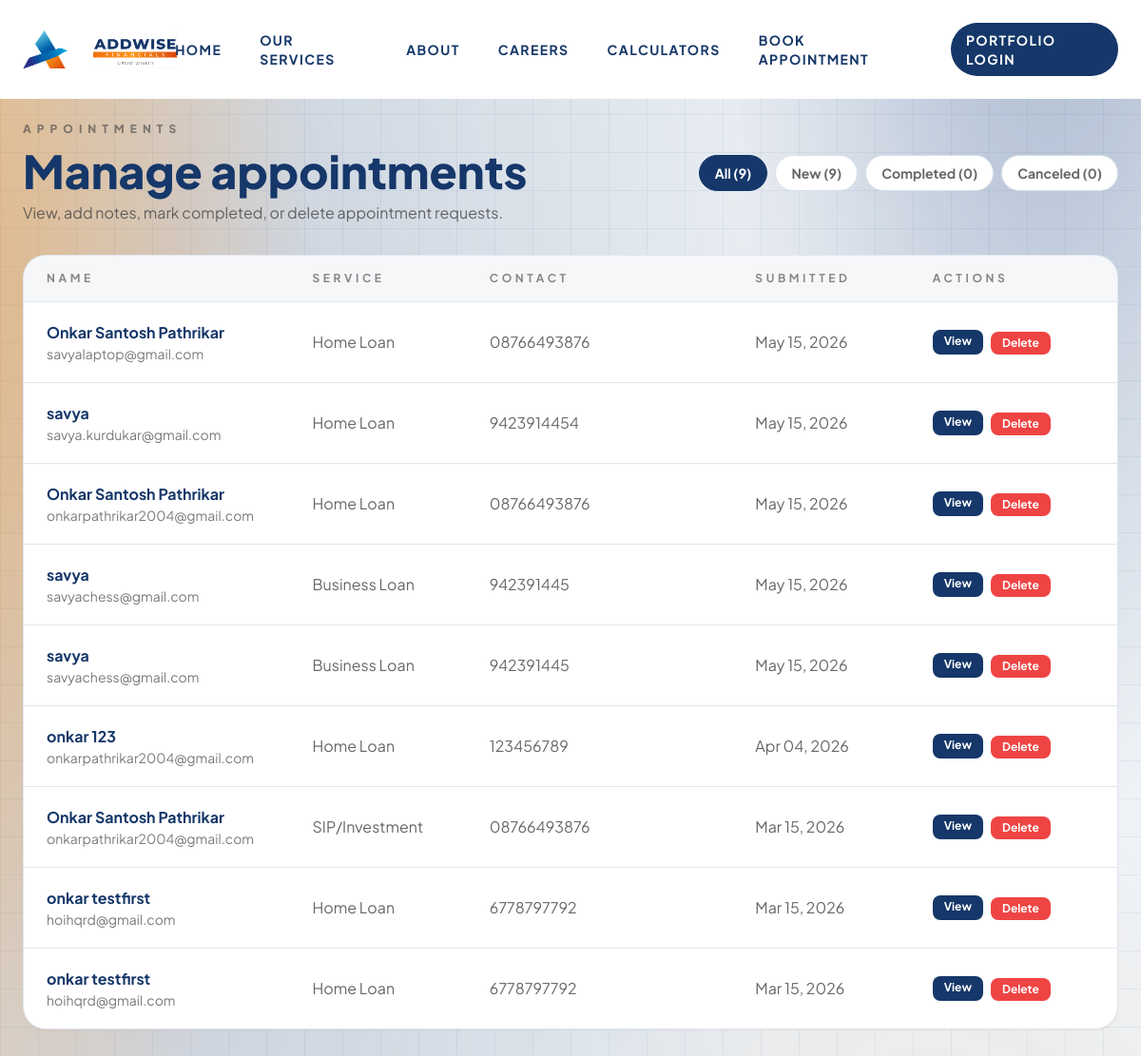
The page /appointments/ (signed in) on the database its author committed.
### leads/models.py (models this page shows, shortened)
class Appointment(models.Model):
    SERVICE_CHOICES = [
        ('HOME', 'Home Loan'),
        ('BIZ', 'Business Loan'),
        ('SIP', 'SIP/Investment'),
        ('LAP', 'Loan Against Property'),
    ]
    full_name = models.CharField(max_length=100)
    email = models.EmailField()
    phone = models.CharField(max_length=15)
    service = models.CharField(max_length=10, choices=SERVICE_CHOICES)
    message = models.TextField(blank=True)
    STATUS_NEW = 'NEW'
    STATUS_COMPLETED = 'COMPLETED'
    STATUS_CANCELED = 'CANCELED'
    STATUS_CHOICES = [
        (STATUS_NEW, 'New'),
        (STATUS_COMPLETED, 'Completed'),
        (STATUS_CANCELED, 'Canceled'),
    ]
    status = models.CharField(max_length=12, choices=STATUS_CHOICES, default=STATUS_NEW)
    note = models.TextField(blank=True)
    reviewed_at = models.DateTimeField(blank=True, null=True)
    created_at = models.DateTimeField(auto_now_add=True) # Kab book kiya

### leads/views.py (the view)
# urls.py: path('appointments/', views.appointments_list, name='appointments_list'),
@login_required(login_url='applications_login')
def appointments_list(request):
    status = request.GET.get('status', 'all')
    appointments = Appointment.objects.all().order_by('-created_at')
    if status != 'all':
        appointments = appointments.filter(status=status)
    status_counts = {
        'all': Appointment.objects.count(),
        Appointment.STATUS_NEW: Appointment.objects.filter(status=Appointment.STATUS_NEW).count(),
        Appointment.STATUS_COMPLETED: Appointment.objects.filter(status=Appointment.STATUS_COMPLETED).count(),
        Appointment.STATUS_CANCELED: Appointment.objects.filter(status=Appointment.STATUS_CANCELED).count(),
    }
    return render(request, 'leads/appointments_list.html', {'appointments': appointments, 'status': status, 'status_counts': status_counts})

### templates/leads/appointments_list.html
{% extends 'base.html' %}
{% block content %}
<section class="pt-32 pb-20 bg-slate-50 min-h-screen">
    <div class="max-w-7xl mx-auto px-6">
        <div class="flex items-center justify-between gap-6">
            <div>
                <p class="text-xs font-black uppercase tracking-[0.5em] text-slate-400">Appointments</p>
                <h1 class="text-3xl md:text-5xl font-black text-slate-900 mt-3">Manage appointments</h1>
                <p class="text-slate-600 mt-2">View, add notes, mark completed, or delete appointment requests.</p>
            </div>
            <div class="flex gap-2">
                <a href="?status=all" class="px-4 py-2 rounded-full text-sm font-bold border {% if status == 'all' %}bg-brand-navy text-white border-brand-navy{% else %}bg-white border-slate-200 text-slate-600{% endif %}">All ({{ status_counts.all }})</a>
                <a href="?status=NEW" class="px-4 py-2 rounded-full text-sm font-bold border {% if status == 'NEW' %}bg-brand-navy text-white border-brand-navy{% else %}bg-white border-slate-200 text-slate-600{% endif %}">New ({{ status_counts.NEW }})</a>
                <a href="?status=COMPLETED" class="px-4 py-2 rounded-full text-sm font-bold border {% if status == 'COMPLETED' %}bg-brand-navy text-white border-brand-navy{% else %}bg-white border-slate-200 text-slate-600{% endif %}">Completed ({{ status_counts.COMPLETED }})</a>
                <a href="?status=CANCELED" class="px-4 py-2 rounded-full text-sm font-bold border {% if status == 'CANCELED' %}bg-brand-navy text-white border-brand-navy{% else %}bg-white border-slate-200 text-slate-600{% endif %}">Canceled ({{ status_counts.CANCELED }})</a>
            </div>
        </div>
        <div class="mt-8 bg-white border border-slate-100 rounded-3xl shadow-sm overflow-hidden">
            <div class="grid grid-cols-12 gap-4 px-6 py-4 text-xs font-bold uppercase tracking-[0.3em] text-slate-400 bg-slate-50">
                <div class="col-span-3">Name</div>
                <div class="col-span-2">Service</div>
                <div class="col-span-3">Contact</div>
                <div class="col-span-2">Submitted</div>
                <div class="col-span-2">Actions</div>
            </div>
            {% if appointments %}
                {% for appt in appointments %}
                <div class="grid grid-cols-12 gap-4 px-6 py-5 border-t border-slate-100 hover:bg-slate-50 transition-all items-center">
                    <a href="{% url 'appointment_detail' appt.pk %}" class="col-span-3 hover:text-brand-yellow">
                        <div class="font-bold text-slate-900">{{ appt.full_name }}</div>
                        <div class="text-sm text-slate-500">{{ appt.email }}</div>
                    </a>
                    <div class="col-span-2 text-slate-600">{{ appt.get_service_display }}</div>
                    <div class="col-span-3 text-slate-600">{{ appt.phone }}</div>
                    <div class="col-span-2 text-slate-600">{{ appt.created_at|date:"M d, Y" }}</div>
                    <div class="col-span-2 flex gap-2">
                        <a href="{% url 'appointment_detail' appt.pk %}" class="px-3 py-1 text-xs font-bold bg-brand-navy text-white rounded-lg hover:bg-brand-yellow transition-all">View</a>
                        <form method="post" action="{% url 'appointment_delete' appt.pk %}" style="display:inline;" onsubmit="return confirm('Delete this appointment?');">{% csrf_token %}
                            <button type="submit" class="px-3 py-1 text-xs font-bold bg-red-500 text-white rounded-lg hover:bg-red-700 transition-all">Delete</button>
                        </form>
                    </div>
                </div>
                {% endfor %}
            {% else %}
                <div class="px-6 py-10 text-center text-slate-500">No appointments found.</div>
            {% endif %}
        </div>
    </div>
</section>
{% endblock %}

### templates/base.html (shortened to what this page needs)
{% load static %}
<!DOCTYPE html>
<html lang="en">
<head>
    <script src="https://cdn.tailwindcss.com"></script>
</head>
<body class="antialiased text-brand-navy">
    <nav x-data="{ isScrolled: false }"
         @scroll.window="isScrolled = (window.pageYOffset > 20) ? true : false"
         :class="isScrolled ? 'glass-nav py-2 shadow-sm' : 'bg-white py-5'"
         class="fixed w-full z-50 transition-all duration-500 top-0 left-0">
        <div class="max-w-7xl mx-auto px-6">
            <div class="flex justify-between items-center h-16">
                <a href="{% url 'home' %}" class="flex items-center gap-3 group">
                    <img src="{% static 'images/logo-mark.png' %}" alt="Addwise Logo" class="h-10 w-auto object-contain transition-transform group-hover:scale-105">
                    <img src="{% static 'images/logo-text.png' %}" alt="Addwise Financials" class="h-10 w-auto object-contain">
                </a>
                <div class="hidden md:flex items-center space-x-10">
                    <a href="{% url 'home' %}" class="text-sm font-bold hover:text-brand-yellow transition-all uppercase tracking-widest ">Home</a>
                    <a href="{% url 'services' %}" class="text-sm font-bold hover:text-brand-yellow transition-all uppercase tracking-widest ">Our Services</a>
                    <a href="{% url 'about' %}" class="text-sm font-bold hover:text-brand-yellow transition-all uppercase tracking-widest ">About</a>
                    <a href="{% url 'career' %}" class="text-sm font-bold hover:text-brand-yellow transition-all uppercase tracking-widest ">Careers</a>
                    <a href="{% url 'calculators' %}" class="text-sm font-bold hover:text-brand-yellow transition-all uppercase tracking-widest">Calculators</a>
                    <a href="{% url 'appointment' %}" class="text-sm font-bold hover:text-brand-yellow transition-all uppercase tracking-widest ">Book Appointment</a>
                    <a href="https://addwisefin.investwell.app/app/#/login" target="_blank" rel="noopener noreferrer" class="text-sm font-bold uppercase tracking-widest bg-brand-navy text-white rounded-full px-4 py-2 hover:bg-brand-yellow transition-all">Portfolio Login</a>
                </div>
            </div>
        </div>
    </nav>
    <main>{% block content %}{% endblock %}</main>
</body>
</html>

### templates/base.html (style rules this page uses)
body { font-family: 'Plus Jakarta Sans', sans-serif; background-color: #f8fafc; scroll-behavior: smooth; position: relative; isolation: isolate; --grid-x: 0px; --grid-y: 0px; background-image: linear-gradient(rgba(21, 55, 105, 0.06) 1px, transparent 1px), linear-gradient(90deg, rgba(21, 55, 105, 0.06) 1px, transparent 1px); background-size: 40px 40px; background-position: var(--grid-x) var(--grid-y), var(--grid-x) var(--grid-y); background-attachment: fixed; }
body::before, body::after { content: ''; position: fixed; inset: -20%; pointer-events: none; z-index: -2; transform: translate3d(0, 0, 0); }
body::before { background: radial-gradient(40% 40% at 10% 20%, rgba(243, 141, 30, 0.45), transparent 60%), radial-gradient(35% 35% at 80% 10%, rgba(21, 55, 105, 0.35), transparent 60%), radial-gradient(45% 45% at 60% 80%, rgba(21, 55, 105, 0.25), transparent 60%), radial-gradient(35% 35% at 20% 80%, rgba(243, 141, 30, 0.32), transparent 60%); filter: blur(22px) saturate(130%); animation: meshShift 22s ease-in-out infinite; }
body::after { z-index: -3; inset: -30%; background: radial-gradient(50% 50% at 30% 30%, rgba(21, 55, 105, 0.22), transparent 70%), radial-gradient(40% 40% at 70% 60%, rgba(243, 141, 30, 0.28), transparent 70%); filter: blur(55px); opacity: 0.85; animation: meshShiftAlt 30s ease-in-out infinite; }
.scroll-reveal { opacity: 0; transform: translateY(18px); transition: opacity 0.7s ease, transform 0.7s ease; will-change: opacity, transform; }
.scroll-reveal.is-visible { opacity: 1; transform: translateY(0); }
:root { --brand-navy: #153769; --brand-yellow: #F38D1E; --brand-grey: #4C4C4C; }
.text-slate-900 { color: var(--brand-navy) !important; }
.text-slate-600 { color: rgba(76, 76, 76, 0.85) !important; }
.text-slate-500 { color: rgba(76, 76, 76, 0.75) !important; }
.text-slate-400 { color: rgba(76, 76, 76, 0.65) !important; }
.bg-slate-50 { background-color: rgba(21, 55, 105, 0.04) !important; }
.border-slate-200 { border-color: rgba(21, 55, 105, 0.16) !important; }
.border-slate-100 { border-color: rgba(21, 55, 105, 0.12) !important; }

### rows shown on the page
Appointment: full_name "Onkar Santosh Pathrikar", email "savyalaptop@gmail.com", service "Home Loan", phone "08766493876", created_at "May 15, 2026"
Appointment: full_name "savya", email "savya.kurdukar@gmail.com", service "Home Loan", phone "9423914454", created_at "May 15, 2026"
Appointment: full_name "Onkar Santosh Pathrikar", email "onkarpathrikar2004@gmail.com", service "Home Loan", phone "08766493876", created_at "May 15, 2026"
Appointment: full_name "savya", email "savyachess@gmail.com", service "Business Loan", phone "942391445", created_at "May 15, 2026"
Appointment: full_name "savya", email "savyachess@gmail.com", service "Business Loan", phone "942391445", created_at "May 15, 2026"
Appointment: full_name "onkar 123", email "onkarpathrikar2004@gmail.com", service "Home Loan", phone "123456789", created_at "Apr 04, 2026"
Appointment: full_name "Onkar Santosh Pathrikar", email "onkarpathrikar2004@gmail.com", service "SIP/Investment", phone "08766493876", created_at "Mar 15, 2026"
Appointment: full_name "onkar testfirst", email "hoihqrd@gmail.com", service "Home Loan", phone "6778797792", created_at "Mar 15, 2026"
Appointment: full_name "onkar testfirst", email "hoihqrd@gmail.com", service "Home Loan", phone "6778797792", created_at "Mar 15, 2026"

### other values the page prints
{{ status_counts.all }} "9"
{{ status_counts.NEW }} "9"
{{ status_counts.COMPLETED }} "0"
{{ status_counts.CANCELED }} "0"
